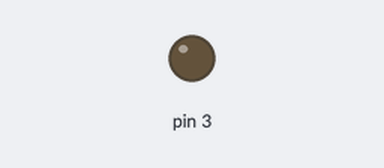
The sketch below on a simulated Arduino Uno, built with avr-gcc and run on an emulated ATmega328P. Shown: output pins drawn as LEDs (lit = HIGH).

Above: at 0.05 s.
At 1.5 s:
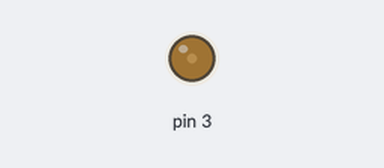
At 3.0 s:
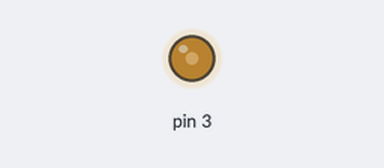
At 6.0 s:
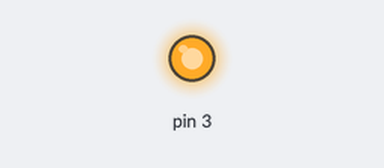
Timing chart, 0 to 7.8 s (numbered marks = the images above):
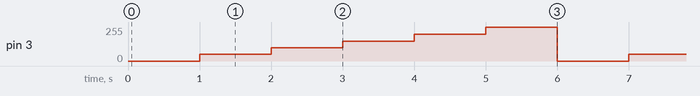

The sketch:

CONTROL_LED_BRIGHTNESS.ino
```cpp
void setup()
{
 pinMode(3,OUTPUT);

}

void loop()
{
 analogWrite(3,0);
 delay(1000);
 analogWrite(3,50);
 delay(1000);
 analogWrite(3,100);
 delay(1000);
 analogWrite(3,150);
 delay(1000);
 analogWrite(3,200);
 delay(1000);
 analogWrite(3,255);
 delay(1000);


}
```

Measured:
- by itself, pin 3: repeats every 6.0 s: 100/255 1.0 s, 150/255 1.0 s, 200/255 1.0 s, 255/255 1.0 s, 0/255 1.0 s, 50/255 1.0 s
